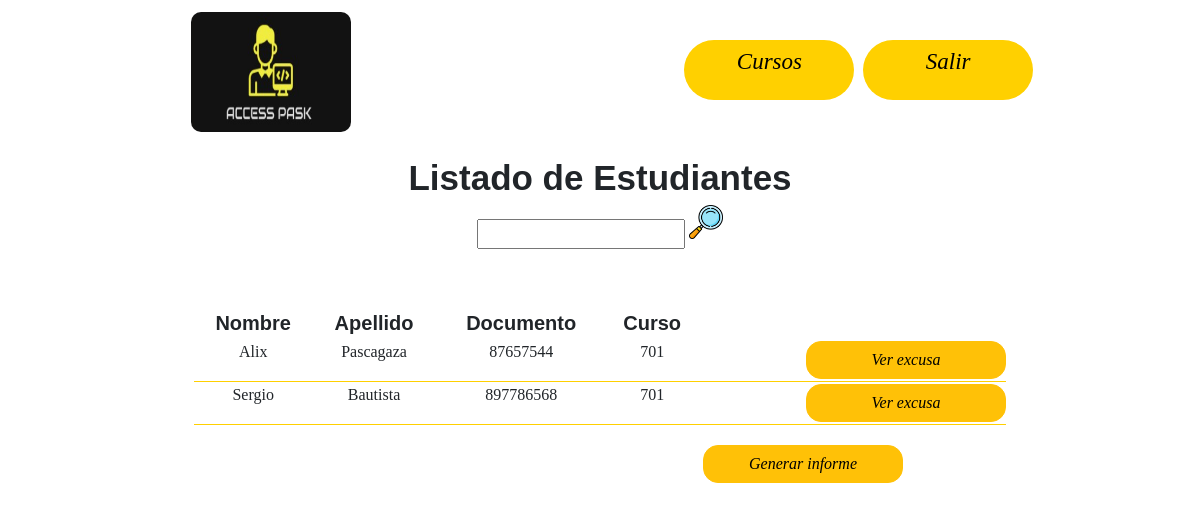
The app's page /vistas/excest.php?id=701 (signed in) with its own data.
### tables this page shows
CREATE TABLE `usuario` (
  `idDoc` int(3) DEFAULT NULL,
  `documento` int(50) NOT NULL,
  `idRol` int(11) DEFAULT NULL,
  `idCurso` int(15) DEFAULT NULL,
  `Nombre` varchar(100) DEFAULT NULL,
  `Apellido` varchar(50) DEFAULT NULL,
  `contraseña` varbinary(100) DEFAULT NULL,
  `idEst` int(11) NOT NULL,
  `idCor` int(11) NOT NULL,
  `correo` varchar(100) DEFAULT NULL
);

### vistas/excest.php (the view, shortened to what this page needs)
<!DOCTYPE html>
<html lang="es">
<head>
    <link rel="stylesheet" type="text/css" href="../stylos/PRF5.css">
    <link href="https://cdn.jsdelivr.net/npm/bootstrap@5.1.3/dist/css/bootstrap.min.css" rel="stylesheet"
>
</head>
<body>
<header class="cuadro_texto">
    <img src="../img/pask.png" alt="logo accespask">
    <div class="iconos">
    <div class="menu">
      <center>
        <ul>
<ul>
    <li><a href="../vistas/PRF.php">Cursos</a></li>
    <li><a href="../modelo/cerrar_sesion.php" img src="../img/salir.png">Salir</a> </li>
</ul>
</header>
<main>
        <div class="nom">
          Listado de Estudiantes
        </div>
            <form method="POST" action="../vistas/estbusq.php"> <input type="text" name='Filtro' required>  <input type="image" src="../img/lupa.png" width="3%" ></form>
            <table >
            <thead>
                <tr>
                    <th class= "text1">Nombre</th>
                    <th class= "text1"> Apellido</th>
                    <th class= "text1">Documento</th>
                    <th class= "text1">Curso</th>
                    <th></th>
                </tr>
                </thead>
                <tbody>
                <?php
                $curso= $_GET["id"];
                $host="localhost";
                $user="root";
                $pass="";
                $bd="accesspask";
                $con=mysqli_connect($host,$user,$pass);
                mysqli_select_db($con,$bd);
         $consulta= "Select * from usuario where idCurso=$curso";
         $filas=mysqli_query($con, $consulta);
         while ($dato=mysqli_fetch_array($filas))
        {
            echo"<tr><td>".$dato['Nombre']."</p></td>";
            echo"<td>".$dato['Apellido']."</p></td>";
            echo"<td>".$dato['documento']."</p></td>";
            echo"<td>".$dato['idCurso']."</p></td>";
            ?>
            <td><a href="../controlador/buscar.php?id=<?php echo $dato['documento']?>" class="btn btn-warning" style="width: 200px;border-radius: 15px;padding-bottom: 30px;">Ver excusa</a></td></tr>
            <?php }?>
            </tbody>
     </table>
     <td><a  class="btn btn-warning" style="border-radius: 15px;width: 200px;padding-bottom: 30px;" data-bs-toggle="modal" data-bs-target="#static22">Generar informe</a></td></tr>
       <?php include("../Reportes/rep2.php"); ?>
</body>
</html>

### records on screen
usuario: Nombre "Alix", Apellido "Pascagaza", documento "87657544", idCurso "701"
usuario: Nombre "Sergio", Apellido "Bautista", documento "897786568", idCurso "701"
